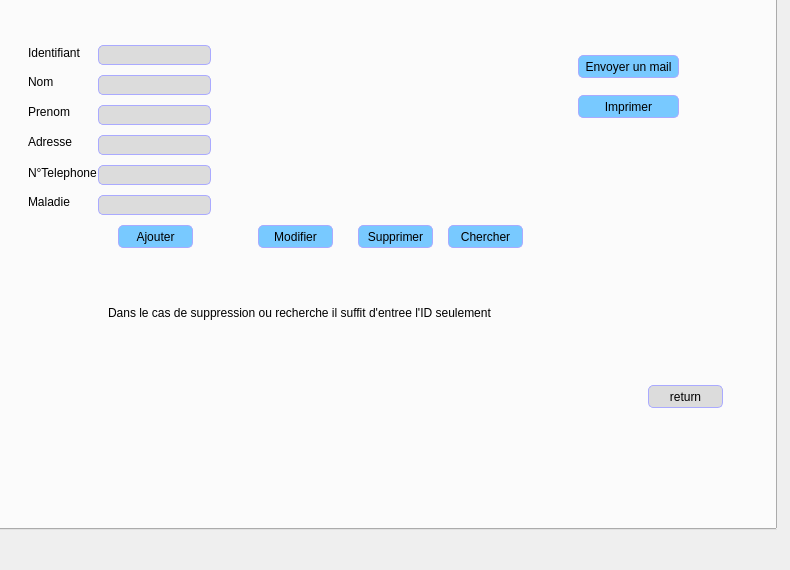
        <widget class="QWidget" name="page_8">
         <widget class="QTabWidget" name="tabWidget_4">
          <property name="geometry">
           <rect>
            <x>-4</x>
            <y>-31</y>
            <width>781</width>
            <height>561</height>
           </rect>
          </property>
          <widget class="QWidget" name="tab_7">
           <attribute name="title">
            <string>patient</string>
           </attribute>
           <widget class="QPushButton" name="pushButton_22">
            <property name="geometry">
             <rect>
              <x>650</x>
              <y>390</y>
              <width>75</width>
              <height>23</height>
             </rect>
            </property>
            <property name="styleSheet">
             <string notr="true">
QPushButton:checked {
    background-color: qlineargradient(spread:pad, x1:0, y1:0, x2:0, y2:1,   stop:0 rgb(120, 201, 255), stop:1 rgb(120, 0, 255))
}

QPushButton:hover {

	
	background-color: rgb(255, 0, 0);
}
QPushButton {
    background-color: rgb(220,220,220);
 border: 1px solid black;
	border-color: rgb(170, 170, 255);
     border-radius: 5px;
}</string>
            </property>
            <property name="text">
             <string>return</string>
            </property>
           </widget>
           <widget class="QLabel" name="label_45">
            <property name="geometry">
             <rect>
              <x>110</x>
              <y>310</y>
              <width>451</width>
              <height>16</height>
             </rect>
            </property>
            <property name="text">
             <string>Dans le cas de suppression ou recherche il suffit d'entree l'ID seulement</string>
            </property>
           </widget>
           <widget class="QLineEdit" name="lineEdit_11">
            <property name="geometry">
             <rect>
              <x>100</x>
              <y>170</y>
              <width>113</width>
              <height>20</height>
             </rect>
            </property>
            <property name="styleSheet">
             <string notr="true">background-color: rgb(220,220,220);
 border: 1px solid black;
	border-color: rgb(170, 170, 255);
     border-radius: 5px;</string>
            </property>
           </widget>
           <widget class="QPushButton" name="pushButton_39">
            <property name="geometry">
             <rect>
              <x>120</x>
              <y>230</y>
              <width>75</width>
              <height>23</height>
             </rect>
            </property>
            <property name="styleSheet">
             <string notr="true">QPushButton:checked {
    background-color: qlineargradient(spread:pad, x1:0, y1:0, x2:0, y2:1,   stop:0 rgb(120, 201, 255), stop:1 rgb(120, 0, 255))
}

QPushButton:hover {

	background-color: rgb(170, 255, 255);
}
QPushButton {
     background-color: rgb(120, 201, 255); border: 1px solid black;
	border-color: rgb(170, 170, 255);
     border-radius: 5px;
}</string>
            </property>
            <property name="text">
             <string>Ajouter</string>
            </property>
           </widget>
           <widget class="QPushButton" name="pushButton_43">
            <property name="geometry">
             <rect>
              <x>580</x>
              <y>60</y>
              <width>101</width>
              <height>23</height>
             </rect>
            </property>
            <property name="styleSheet">
             <string notr="true">QPushButton:checked {
    background-color: qlineargradient(spread:pad, x1:0, y1:0, x2:0, y2:1,   stop:0 rgb(120, 201, 255), stop:1 rgb(120, 0, 255))
}

QPushButton:hover {

	background-color: rgb(170, 255, 255);
}
QPushButton {
     background-color: rgb(120, 201, 255); border: 1px solid black;
	border-color: rgb(170, 170, 255);
     border-radius: 5px;
}</string>
            </property>
            <property name="text">
             <string>Envoyer un mail</string>
            </property>
           </widget>
           <widget class="QLineEdit" name="lineEdit_7">
            <property name="geometry">
             <rect>
              <x>100</x>
              <y>50</y>
              <width>113</width>
              <height>20</height>
             </rect>
            </property>
            <property name="styleSheet">
             <string notr="true">background-color: rgb(220,220,220);
 border: 1px solid black;
	border-color: rgb(170, 170, 255);
     border-radius: 5px;</string>
            </property>
           </widget>
           <widget class="QPushButton" name="pushButton_40">
            <property name="geometry">
             <rect>
              <x>260</x>
              <y>230</y>
              <width>75</width>
              <height>23</height>
             </rect>
            </property>
            <property name="styleSheet">
             <string notr="true">QPushButton:checked {
    background-color: qlineargradient(spread:pad, x1:0, y1:0, x2:0, y2:1,   stop:0 rgb(120, 201, 255), stop:1 rgb(120, 0, 255))
}

QPushButton:hover {

	background-color: rgb(170, 255, 255);
}
QPushButton {
     background-color: rgb(120, 201, 255); border: 1px solid black;
	border-color: rgb(170, 170, 255);
     border-radius: 5px;
}</string>
            </property>
            <property name="text">
             <string>Modifier</string>
            </property>
           </widget>
           <widget class="QPushButton" name="pushButton_41">
            <property name="geometry">
             <rect>
              <x>360</x>
              <y>230</y>
              <width>75</width>
              <height>23</height>
             </rect>
            </property>
            <property name="styleSheet">
             <string notr="true">QPushButton:checked {
    background-color: qlineargradient(spread:pad, x1:0, y1:0, x2:0, y2:1,   stop:0 rgb(120, 201, 255), stop:1 rgb(120, 0, 255))
}

QPushButton:hover {

	background-color: rgb(170, 255, 255);
}
QPushButton {
     background-color: rgb(120, 201, 255); border: 1px solid black;
	border-color: rgb(170, 170, 255);
     border-radius: 5px;
}</string>
            </property>
            <property name="text">
             <string>Supprimer</string>
            </property>
           </widget>
           <widget class="QPushButton" name="pushButton_42">
            <property name="geometry">
             <rect>
              <x>450</x>
              <y>230</y>
              <width>75</width>
              <height>23</height>
             </rect>
            </property>
            <property name="styleSheet">
             <string notr="true">QPushButton:checked {
    background-color: qlineargradient(spread:pad, x1:0, y1:0, x2:0, y2:1,   stop:0 rgb(120, 201, 255), stop:1 rgb(120, 0, 255))
}

QPushButton:hover {

	background-color: rgb(170, 255, 255);
}
QPushButton {
     background-color: rgb(120, 201, 255); border: 1px solid black;
	border-color: rgb(170, 170, 255);
     border-radius: 5px;
}</string>
            </property>
            <property name="text">
             <string>Chercher</string>
            </property>
           </widget>
           <widget class="QLabel" name="label_13">
            <property name="geometry">
             <rect>
              <x>30</x>
              <y>110</y>
              <width>47</width>
              <height>13</height>
             </rect>
            </property>
            <property name="text">
             <string>Prenom</string>
            </property>
           </widget>
           <widget class="QLabel" name="label_12">
            <property name="geometry">
             <rect>
              <x>30</x>
              <y>80</y>
              <width>47</width>
              <height>13</height>
             </rect>
            </property>
            <property name="text">
             <string>Nom</string>
            </property>
           </widget>
           <widget class="QPushButton" name="pushButton_44">
            <property name="geometry">
             <rect>
              <x>580</x>
              <y>100</y>
              <width>101</width>
              <height>23</height>
             </rect>
            </property>
            <property name="styleSheet">
             <string notr="true">QPushButton:checked {
    background-color: qlineargradient(spread:pad, x1:0, y1:0, x2:0, y2:1,   stop:0 rgb(120, 201, 255), stop:1 rgb(120, 0, 255))
}

QPushButton:hover {

	background-color: rgb(170, 255, 255);
}
QPushButton {
     background-color: rgb(120, 201, 255); border: 1px solid black;
	border-color: rgb(170, 170, 255);
     border-radius: 5px;
}</string>
            </property>
            <property name="text">
             <string>Imprimer</string>
            </property>
           </widget>
           <widget class="QLineEdit" name="lineEdit_9">
            <property name="geometry">
             <rect>
              <x>100</x>
              <y>110</y>
              <width>113</width>
              <height>20</height>
             </rect>
            </property>
            <property name="styleSheet">
             <string notr="true">background-color: rgb(220,220,220);
 border: 1px solid black;
	border-color: rgb(170, 170, 255);
     border-radius: 5px;</string>
            </property>
           </widget>
           <widget class="QLabel" name="label_15">
            <property name="geometry">
             <rect>
              <x>30</x>
              <y>170</y>
              <width>71</width>
              <height>16</height>
             </rect>
            </property>
            <property name="text">
             <string>N°Telephone</string>
            </property>
           </widget>
           <widget class="QLineEdit" name="lineEdit_12">
            <property name="geometry">
             <rect>
              <x>100</x>
              <y>200</y>
              <width>113</width>
              <height>20</height>
             </rect>
            </property>
            <property name="styleSheet">
             <string notr="true">background-color: rgb(220,220,220);
 border: 1px solid black;
	border-color: rgb(170, 170, 255);
     border-radius: 5px;</string>
            </property>
           </widget>
           <widget class="QLineEdit" name="lineEdit_10">
            <property name="geometry">
             <rect>
              <x>100</x>
              <y>140</y>
              <width>113</width>
              <height>20</height>
             </rect>
            </property>
            <property name="styleSheet">
             <string notr="true">background-color: rgb(220,220,220);
 border: 1px solid black;
	border-color: rgb(170, 170, 255);
     border-radius: 5px;</string>
            </property>
           </widget>
           <widget class="QLabel" name="label_14">
            <property name="geometry">
             <rect>
              <x>30</x>
              <y>140</y>
              <width>47</width>
              <height>13</height>
             </rect>
            </property>
            <property name="text">
             <string>Adresse</string>
            </property>
           </widget>
           <widget class="QLabel" name="label_16">
            <property name="geometry">
             <rect>
              <x>30</x>
              <y>200</y>
              <width>47</width>
              <height>13</height>
             </rect>
            </property>
            <property name="text">
             <string>Maladie</string>
            </property>
           </widget>
           <widget class="QLabel" name="label_11">
            <property name="geometry">
             <rect>
              <x>30</x>
              <y>50</y>
              <width>61</width>
              <height>16</height>
             </rect>
            </property>
            <property name="text">
             <string>Identifiant</string>
            </property>
           </widget>
           <widget class="QLineEdit" name="lineEdit_8">
            <property name="geometry">
             <rect>
              <x>100</x>
              <y>80</y>
              <width>113</width>
              <height>20</height>
             </rect>
            </property>
            <property name="styleSheet">
             <string notr="true">background-color: rgb(220,220,220);
 border: 1px solid black;
	border-color: rgb(170, 170, 255);
     border-radius: 5px;</string>
            </property>
           </widget>
          </widget>
         </widget>
        </widget>
